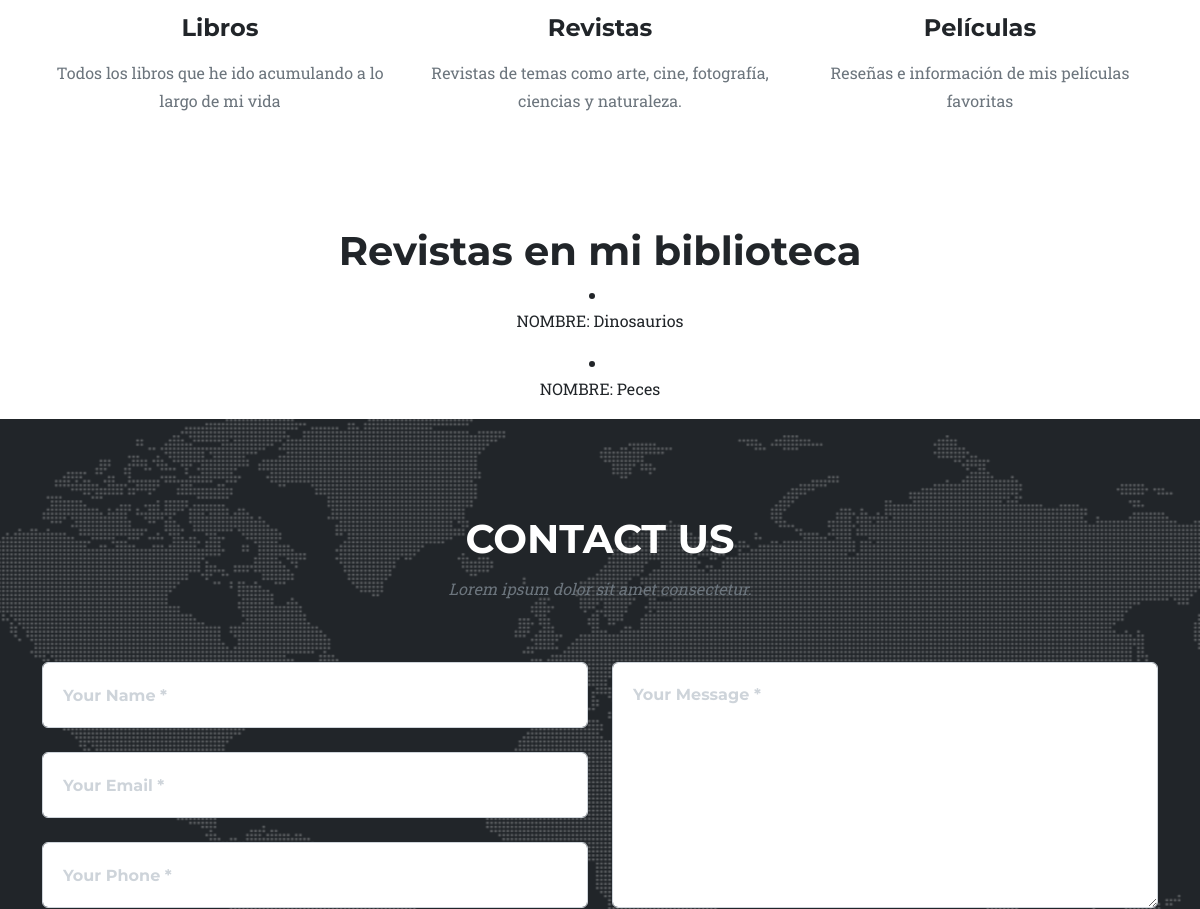
Page /AppBiblioteca/clases/revistasList/ (signed in, middle part) on the earlier database version.
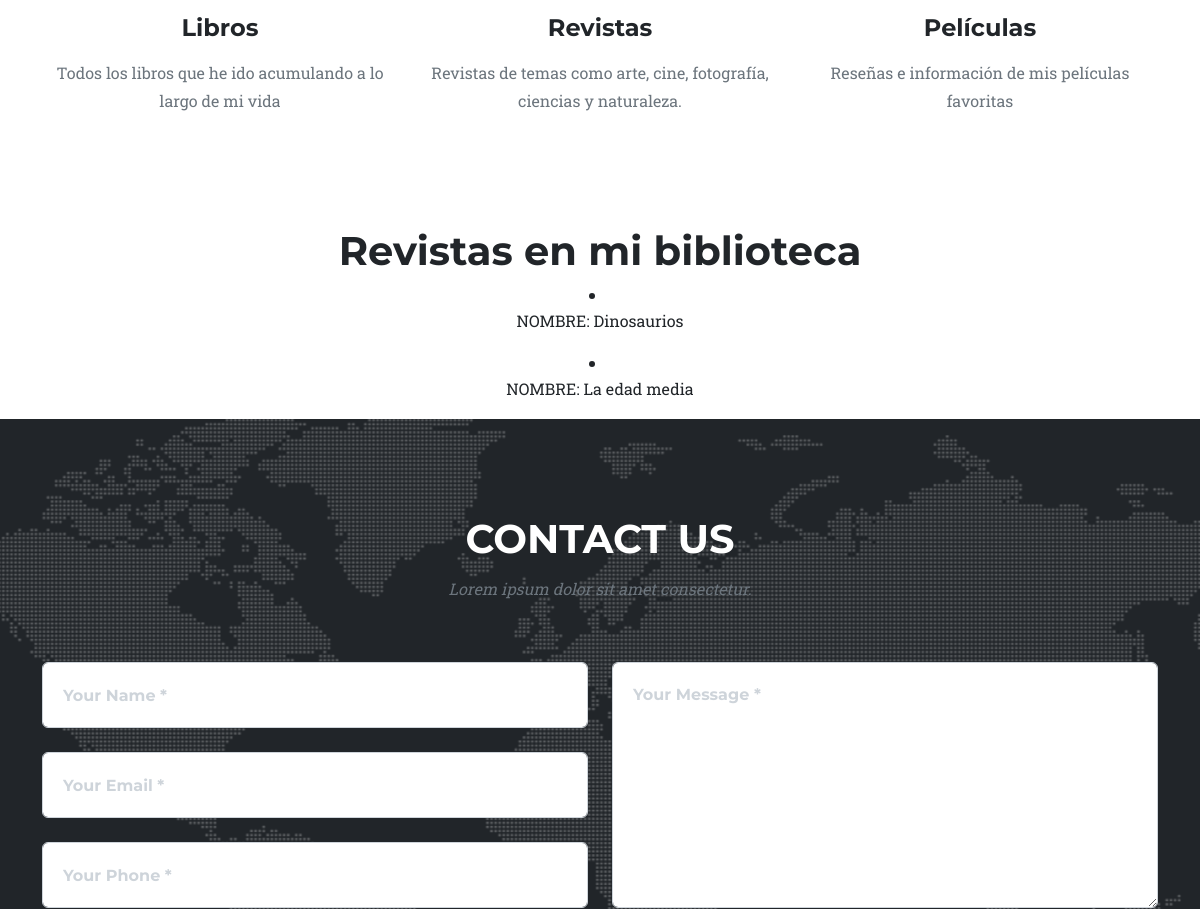
Same page on the later database version.
### AppBiblioteca/models.py (models this page shows, shortened)
class Revista(models.Model):
    nombre = models.CharField(max_length=40)
    autor = models.CharField(max_length=20)
    año = models.PositiveBigIntegerField()

### AppBiblioteca/views.py (the view)
# urls.py: path('clases/revistasList/', views.RevistaListView.as_view(), name='revistasList'),
class RevistaListView(LoginRequiredMixin, ListView):
    model = Revista
    context_object_name="revistas"
    template_name = "app_biblioteca/revistasList.html"
    def get(self, request, *args, **kwargs):
        return super().get(request, *args, **kwargs)

### AppBiblioteca/templates/app_biblioteca/revistasList.html (shortened to what this page needs)
{% extends 'app_biblioteca/padre.html' %}
{% load static %}
{% block main %}
    <h1 align="center">Revistas en mi biblioteca</h1>
    {% for revista in object_list %}
        <div align="center">
        <li>
            <p>NOMBRE: {{ revista.nombre }}</p>
        </li>
    </div>
    {% endfor %}
{% endblock main %}

Differences in the rows shown:
removed Revista: nombre "Peces"
added Revista: nombre "La edad media"
